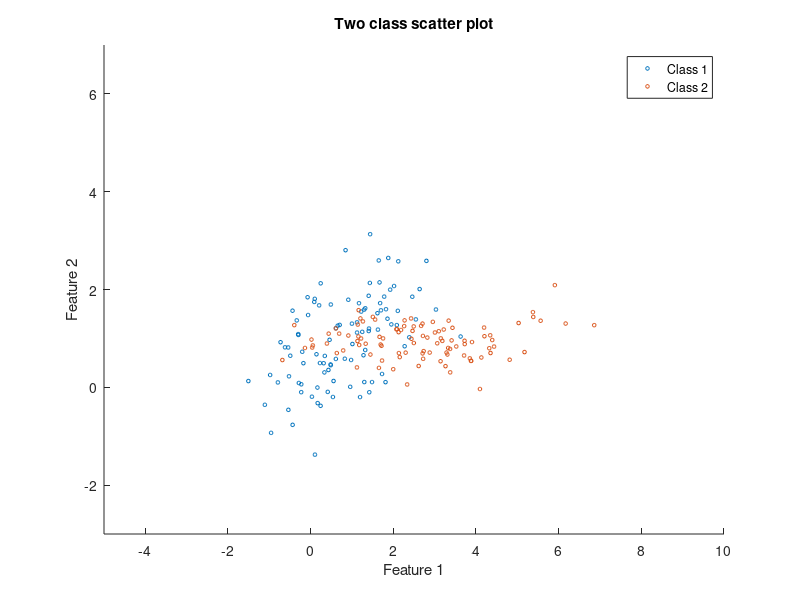

This chart was generated by the following MATLAB code:
% Generate multivariate Gaussian data with mean [1,1] and covariance [1 0.5; 0.5 1] for class 1
X1 = mvnrnd([1,1] , [1 0.5; 0.5 1], 100);

% Generate multivariate Gaussian data with mean [3,1] and covariance [3 0; 0 0.1] for class 2
X2 = mvnrnd([3,1] , [3 0; 0 0.1], 100);

% Open a new figure window and store the handle to it (here for checking the result)
h_fig1 = figure(1);

% CREATE THE PLOT AS INSTRUCTED ABOVE! TYPICAL SOLUTION STEPS ARE GIVEN IN THE COMMENTS BELOW:

% First, use the function scatter to plot the data in X1. Specify correct marker sizes and colors!
scatter(X1(:,1),X1(:,2),7,"blue")
% Then, use the function scatter to plot the data in X2 without erasing the previous plot. Specify correct marker sizes and colors!
hold
scatter(X2(:,1),X2(:,2),7,"red")

% Set the axis limits
%xlim([-5,10])
%ylim([-3, 7])
axis([-5,10,-3,7])

% Set the axis labels
xlabel("Feature 1")
ylabel("Feature 2")

% Set the title
title('Two class scatter plot')

% Set the legend
legend('Class 1','Class 2')
